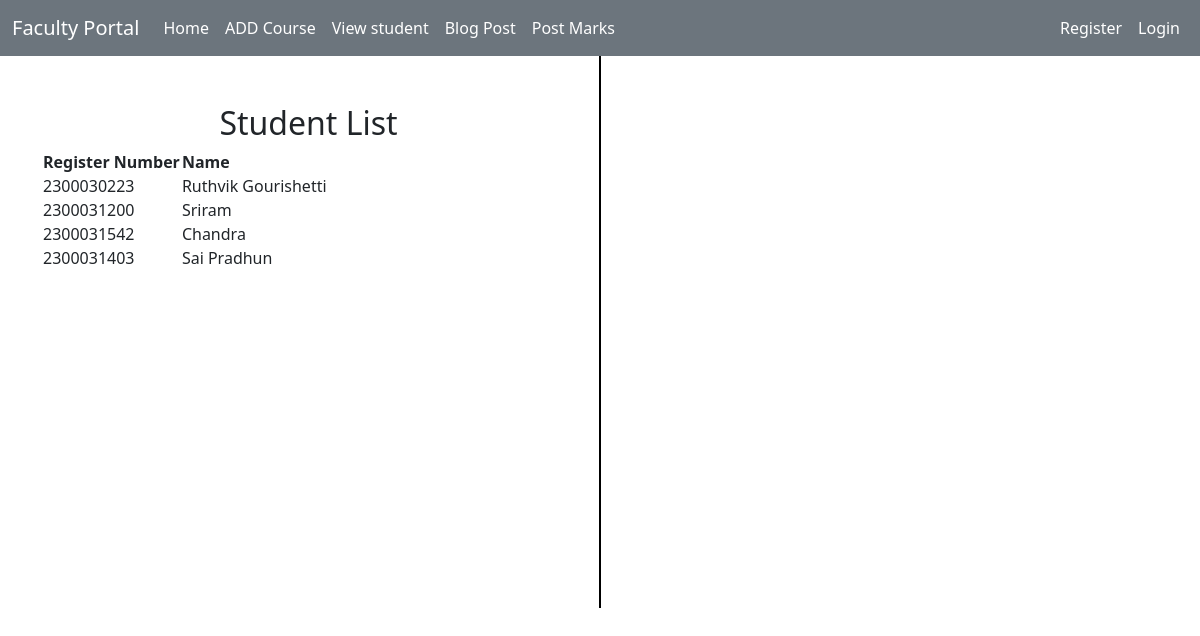
Screenshot of /facultyApp/view_student_list/ with the database file from the repository.
### adminApp/models.py (models this page shows, shortened)
class StudentList(models.Model):
    Register_Number = models.CharField(max_length=20, unique=True)
    Name = models.CharField(max_length=100)
    user=models.OneToOneField(User, on_delete=models.CASCADE,null=True)

### facultyApp/views.py (the view)
# urls.py: path('view_student_list/', views.view_student_list, name='view_student_list'),
def view_student_list(request):
    course = request.GET.get('course')
    section = request.GET.get('section')
    student_courses = AddCourse.objects.all()
    if course:
        student_courses = student_courses.filter(course=course)
    if section:
        student_courses = student_courses.filter(section=section)
    students = StudentList.objects.filter(id__in=student_courses.values('student_id'))
    course_choices = AddCourse.COURSE_CHOICES
    section_choices = AddCourse.SECTION_CHOICES
    context = {
        'students': students,
        'course_choices': course_choices,
        'section_choices': section_choices,
        'selected_course': course,
        'selected_section': section,
    }
    return render(request, 'facultyApp/View_Student_List.html', context)

### templates/facultyApp/View_Student_List.html (shortened to what this page needs)
{% extends 'Navbar/FacultyNavbar.html' %}
{% load static %}
{% block body %}
<div class="container text-center">
  <div class="row">
    <div class="col">
        <br><br>
            <h2>Student List</h2>
<table>
    <tr>
        <th>Register Number</th>
        <th>Name</th>
    </tr>
    {% for student in students %}
    <tr>
        <td>{{ student.Register_Number }}</td>
        <td>{{ student.Name }}</td>
    </tr>
    {% endfor %}
</table>
    </div>
      <br><br><br><br><br><br><br><br><br><br><br><br><br><br><br><br>
      <br><br><br><br><br><br><br>
       <div class="col-auto d-flex align-items-center">
      <div style="border-left: 2px solid black; height: 100%;"></div>
    </div>
    <div class="col">
        <br><br>
    </div>
  </div>
</div>
{% endblock %}

### rows the page displays
StudentList: Register_Number "2300030223", Name "Ruthvik Gourishetti"
StudentList: Register_Number "2300031200", Name "Sriram"
StudentList: Register_Number "2300031542", Name "Chandra"
StudentList: Register_Number "2300031403", Name "Sai Pradhun"
